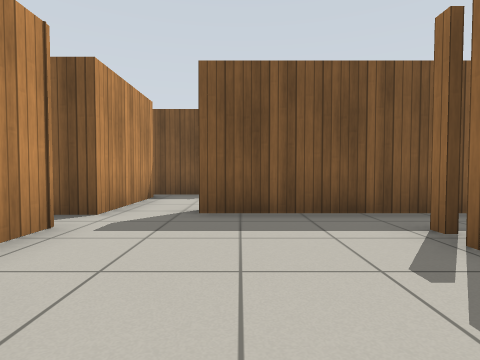
[1] (above)

12 first-person views from a walk through a Gazebo world. The camera is 0.72 m above the floor, tilts 2° down and sees 80° across. The lines on the ground mark 1 m squares. The floor is counted in squares, 1 m on a side. Each view is taken from the middle of a square. On the plan, view 1 faces up. The plan holds only what a view shows up to about 10 squares ahead; the rest is blank. Gazebo's built-in surfaces are drawn with simple patterns.

[2]
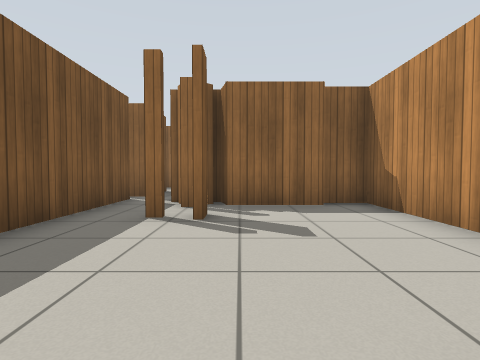

[3]
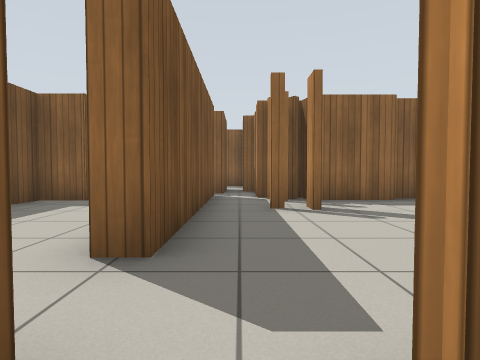

[4]
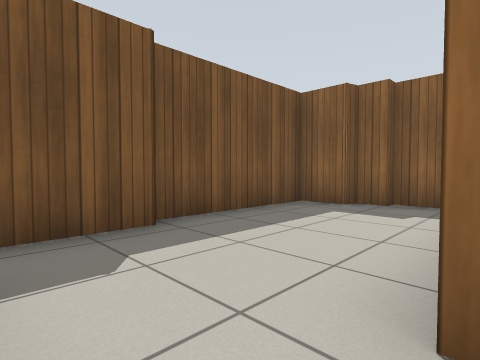

[5]
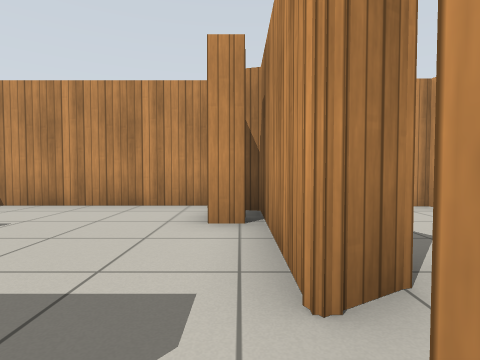

[6]
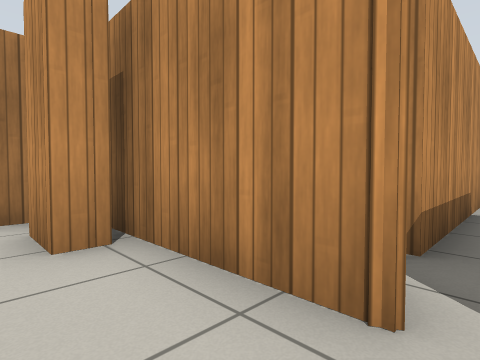

[7]
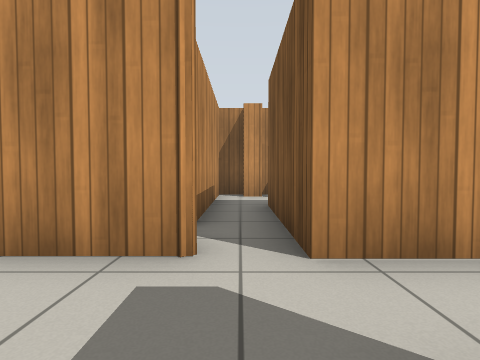

[8]
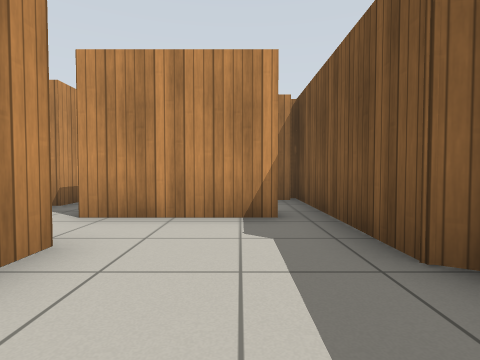

[9]
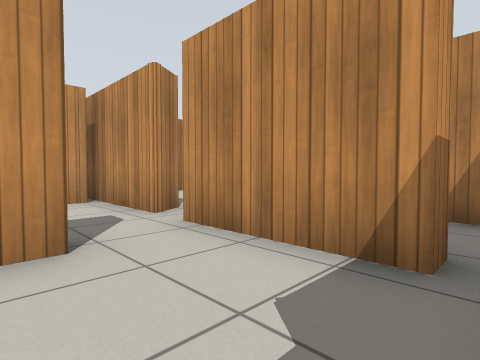

[10]
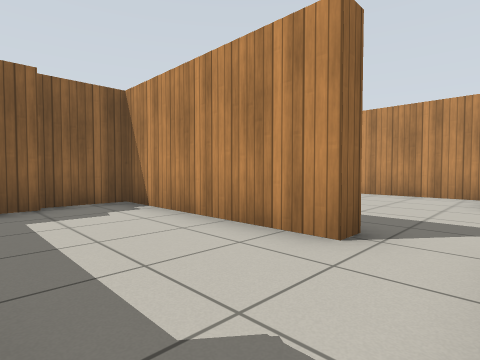

[11]
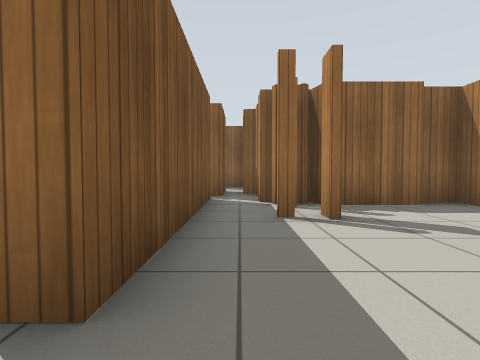

[12]
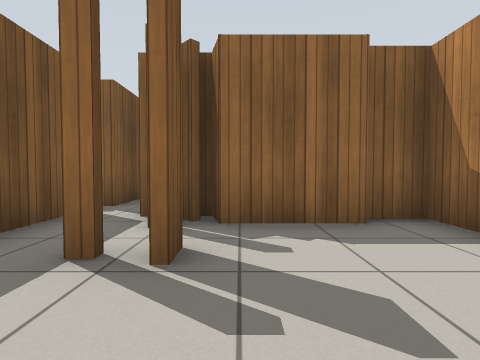

### Floor plan
Points are (right, up) in squares from view 1. A wall is a line through its corners. A room is listed if a view was taken in it or the views show most of it. See-through windows are left out.
Room 1 (views 1, 2, 6, 7, 11, 12)
walls: (2.1, 2.7) (2.8, 2.7); (2.8, 2.5) (2.1, 2.5); (-2.1, 1.2) (-1.6, 1.2) (-1.6, 0.1); (3.8, 0.2) (3.8, 2.3) (4.5, 2.4); (-2.3, 3.7) (-2.3, 0); (4.4, 3.6) (4.9, 3.6); (-1.7, -0.8) (4.2, -0.8) (4.2, 0.2); (5.1, 4.7) (-0.7, 4.7); (6.4, 3.4) (6.5, 3.9); (7.5, 4.5) (5.7, 4.5)
ways out: opening at (-3, 4) to room 2; opening at (-1.5, 5) to room 3
Room 2 (view 3)
walls: (-6.6, 3.4) (-3.6, 3.4); (-3, 3.3) (-2.3, 3.7); (-2.3, 4.7) (-5.6, 4.7)
ways out: opening at (-3, 4) to room 1; opening at (-7, 4); gap at (-4, 3)
Room 3 (views 4, 5, 8, 9, 10)
walls: (-2.3, 7.6) (-2.3, 4.7); (-0.7, 4.7) (-0.7, 5.2) (4.4, 5.2) (4.4, 6.9) (4.2, 6.9) (4.2, 7.5) (3.8, 7.6) (3.8, 8.7) (0, 8.7) (-0.2, 8.4) (-2.4, 8.4)
ways out: opening at (-1.5, 5) to room 1; opening at (-3, 8) to room 4
Room 4 (no view inside)
walls: (-2.9, 7.6) (-2.3, 7.6); (-4.8, 8.2) (-4.8, 7.2); (-2.4, 8.4) (-5.3, 8.4)
ways out: opening at (-3, 8) to room 3

Where each view was taken, in squares from view 1:
view 1: 0 up, 0 right, facing up
view 2: 2 up, 2 left, facing right
view 3: 4 up, 3 left, facing right
view 4: 5 up, 2 left, facing up-right
view 5: 5 up, 2 left, facing down
view 6: 4 up, 1 left, facing down-left
view 7: 4 up, 0 right, facing left
view 8: 7 up, 2 right, facing left
view 9: 8 up, 0 right, facing down-left
view 10: 8 up, 2 left, facing down-right
view 11: 4 up, 2 left, facing right
view 12: 2 up, 0 right, facing right
